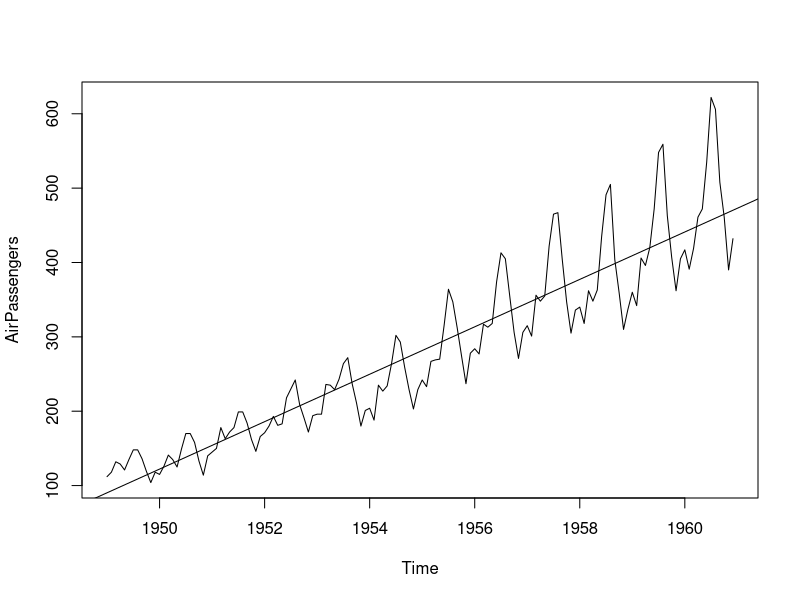
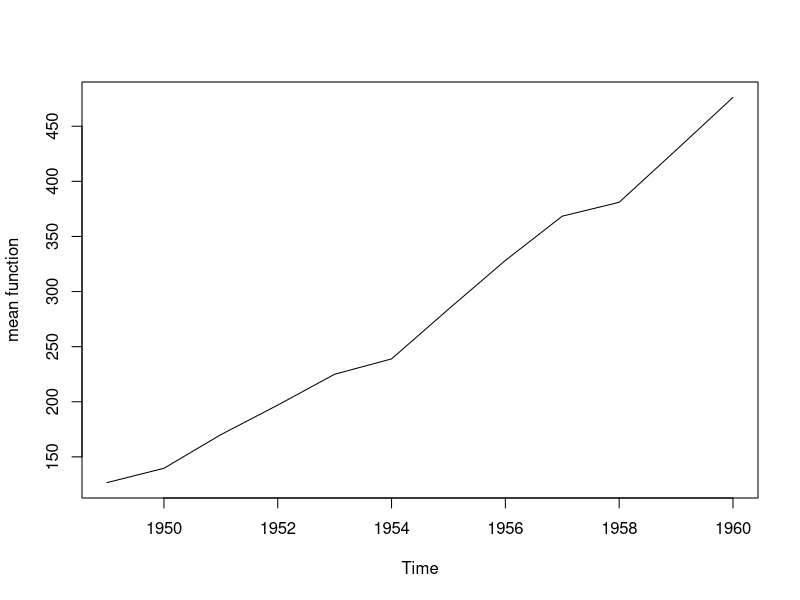

Write R code to recreate these figures, in order.
data("AirPassengers")
class(AirPassengers)
#to depict start of time series and end of time series  
start(AirPassengers)
end(AirPassengers)
plot(AirPassengers)
abline(reg=lm(AirPassengers~time(AirPassengers)))
cycle(AirPassengers)
plot(aggregate(AirPassengers,FUN = mean),ylab = "mean function")
